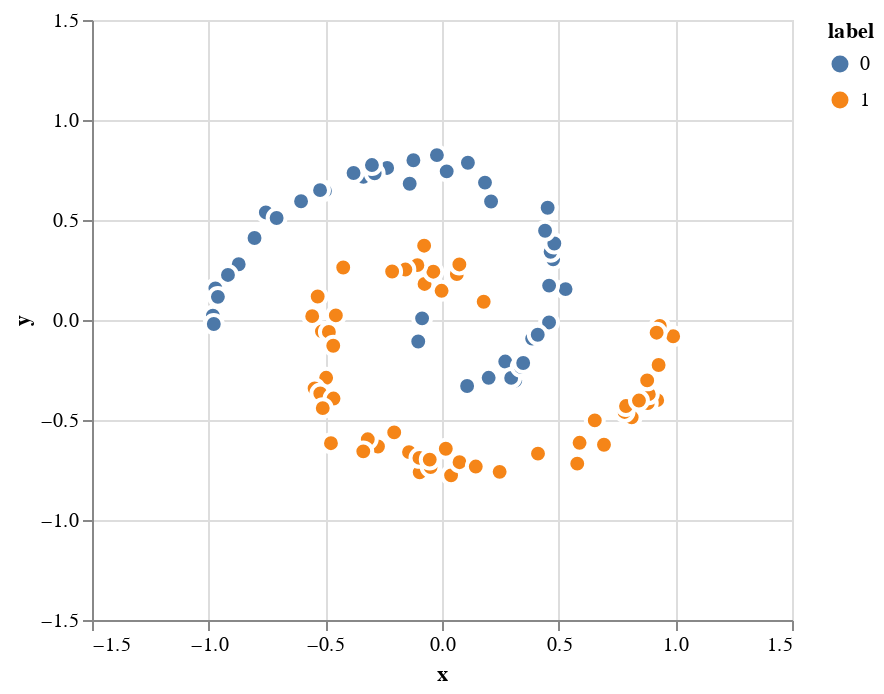

Write notebook code for a chart like this one.
### Code cell
spiral_chart = true_plot(points, labels)
spiral_chart

### Figure 1 — Vega-Lite specification as saved in the notebook (floating-point values rounded to 4 significant figures)
{"config": {"view": {"continuousWidth": 300, "continuousHeight": 300}}, "data": {"name": "data-3378f5c3b24ba12fc9abcd26e9f1be59"}, "mark": {"type": "circle", "opacity": 1, "size": 80, "stroke": "white"}, "encoding": {"color": {"field": "label", "type": "nominal"}, "x": {"field": "x", "scale": {"domain": [-1.5, 1.5], "nice": false}, "type": "quantitative"}, "y": {"field": "y", "scale": {"domain": [-1.5, 1.5], "nice": false}, "type": "quantitative"}}, "height": 300, "width": 350, "$schema": "https://vega.github.io/schema/vega-lite/v5.20.1.json", "datasets": {"data-3378f5c3b24ba12fc9abcd26e9f1be59": [{"x": -0.08531, "y": 0.008334, "label": 0}, {"x": 0.1787, "y": 0.09108, "label": 1}, {"x": 0.06364, "y": 0.2299, "label": 1}, {"x": -0.1018, "y": -0.1074, "label": 0}, {"x": -0.001736, "y": 0.1459, "label": 1}, {"x": 0.0744, "y": 0.2778, "label": 1}, {"x": -0.07479, "y": 0.1803, "label": 1}, {"x": -0.03717, "y": 0.2415, "label": 1}, {"x": -0.1055, "y": 0.2743, "label": 1}, {"x": -0.07655, "y": 0.3715, "label": 1}, {"x": -0.1569, "y": 0.2522, "label": 1}, {"x": 0.1076, "y": -0.33, "label": 0}, {"x": 0.2, "y": -0.2889, "label": 0}, {"x": -0.2137, "y": 0.2426, "label": 1}, {"x": 0.271, "y": -0.2078, "label": 0}, {"x": 0.3139, "y": -0.3035, "label": 0}, {"x": 0.2965, "y": -0.2895, "label": 0}, {"x": 0.3377, "y": -0.2342, "label": 0}, {"x": 0.348, "y": -0.2151, "label": 0}, {"x": -0.4233, "y": 0.2626, "label": 1}, {"x": 0.3863, "y": -0.09285, "label": 0}, {"x": -0.5328, "y": 0.1173, "label": 1}, {"x": -0.4549, "y": 0.02297, "label": 1}, {"x": 0.4588, "y": -0.01218, "label": 0}, {"x": 0.4103, "y": -0.07362, "label": 0}, {"x": -0.4793, "y": -0.08519, "label": 1}, {"x": -0.5563, "y": 0.01929, "label": 1}, {"x": -0.5145, "y": -0.05687, "label": 1}, {"x": -0.4848, "y": -0.05956, "label": 1}, {"x": 0.5296, "y": 0.1546, "label": 0}, {"x": -0.4661, "y": -0.1289, "label": 1}, {"x": 0.4591, "y": 0.1721, "label": 0}, {"x": -0.4965, "y": -0.289, "label": 1}, {"x": 0.4763, "y": 0.3038, "label": 0}, {"x": -0.546, "y": -0.3418, "label": 1}, {"x": -0.5216, "y": -0.3674, "label": 1}, {"x": 0.4655, "y": 0.3409, "label": 0}, {"x": -0.4649, "y": -0.3928, "label": 1}, {"x": -0.5111, "y": -0.4405, "label": 1}, {"x": 0.4814, "y": 0.3824, "label": 0}, {"x": 0.4417, "y": 0.4463, "label": 0}, {"x": -0.4759, "y": -0.616, "label": 1}, {"x": 0.4528, "y": 0.5614, "label": 0}, {"x": -0.2617, "y": -0.6344, "label": 1}, {"x": -0.2744, "y": -0.6326, "label": 1}, {"x": -0.3181, "y": -0.5966, "label": 1}, {"x": -0.3374, "y": -0.6567, "label": 1}, {"x": -0.2049, "y": -0.5619, "label": 1}, {"x": 0.2103, "y": 0.5924, "label": 0}, {"x": -0.1414, "y": -0.6604, "label": 1}, {"x": 0.1843, "y": 0.6871, "label": 0}, {"x": -0.09565, "y": -0.7615, "label": 1}, {"x": -0.09671, "y": -0.6895, "label": 1}, {"x": -0.04871, "y": -0.7354, "label": 1}, {"x": -0.05257, "y": -0.698, "label": 1}, {"x": 0.111, "y": 0.7862, "label": 0}, {"x": 0.01628, "y": -0.6439, "label": 1}, {"x": -0.02177, "y": 0.8245, "label": 0}, {"x": 0.02014, "y": 0.7434, "label": 0}, {"x": 0.03891, "y": -0.7766, "label": 1}, {"x": 0.07513, "y": -0.7111, "label": 1}, {"x": -0.1226, "y": 0.7989, "label": 0}, {"x": 0.1447, "y": -0.7328, "label": 1}, {"x": -0.1385, "y": 0.6813, "label": 0}, {"x": 0.2471, "y": -0.7594, "label": 1}, {"x": -0.337, "y": 0.7159, "label": 0}, {"x": -0.2352, "y": 0.7603, "label": 0}, {"x": -0.2886, "y": 0.7335, "label": 0}, {"x": -0.3003, "y": 0.7748, "label": 0}, {"x": -0.379, "y": 0.7349, "label": 0}, {"x": 0.4114, "y": -0.6682, "label": 1}, {"x": 0.5797, "y": -0.7181, "label": 1}, {"x": -0.5267, "y": 0.6338, "label": 0}, {"x": -0.5018, "y": 0.6456, "label": 0}, {"x": -0.5226, "y": 0.6492, "label": 0}, {"x": 0.5896, "y": -0.6141, "label": 1}, {"x": 0.6548, "y": -0.502, "label": 1}, {"x": -0.604, "y": 0.5938, "label": 0}, {"x": 0.6942, "y": -0.6237, "label": 1}, {"x": -0.7549, "y": 0.5377, "label": 0}, {"x": -0.7088, "y": 0.5101, "label": 0}, {"x": 0.813, "y": -0.4865, "label": 1}, {"x": -0.8035, "y": 0.4101, "label": 0}, {"x": 0.7825, "y": -0.4598, "label": 1}, {"x": 0.7886, "y": -0.4302, "label": 1}, {"x": 0.9223, "y": -0.4007, "label": 1}, {"x": 0.8819, "y": -0.4159, "label": 1}, {"x": 0.8863, "y": -0.371, "label": 1}, {"x": 0.8441, "y": -0.4027, "label": 1}, {"x": -0.8713, "y": 0.2788, "label": 0}, {"x": 0.8793, "y": -0.302, "label": 1}, {"x": 0.9283, "y": -0.2249, "label": 1}, {"x": -0.9712, "y": 0.1584, "label": 0}, {"x": -0.9173, "y": 0.2253, "label": 0}, {"x": 0.9907, "y": -0.08121, "label": 1}, {"x": -0.982, "y": 0.02178, "label": 0}, {"x": -0.9604, "y": 0.1156, "label": 0}, {"x": 0.9332, "y": -0.02925, "label": 1}, {"x": 0.9199, "y": -0.06352, "label": 1}, {"x": -0.978, "y": -0.01986, "label": 0}]}}
